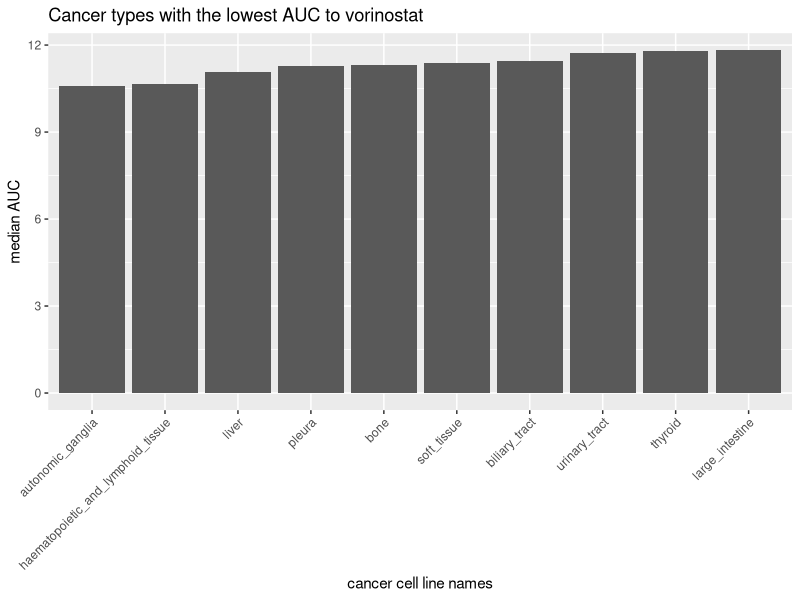
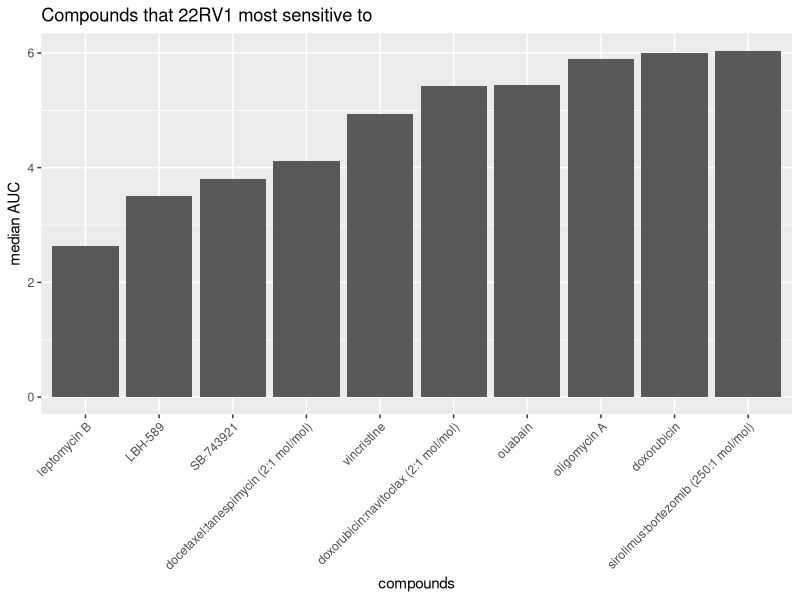
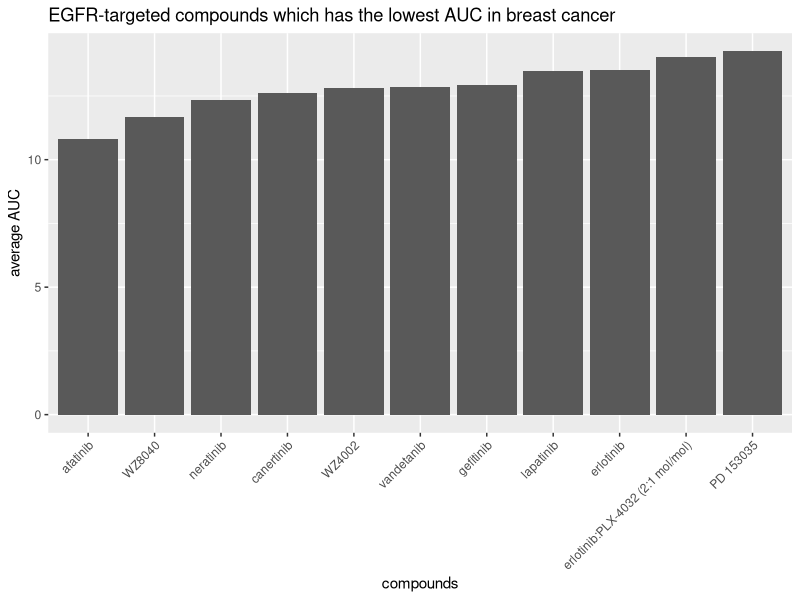

Here is the R script that generated these plots, in order:
## ---- chunk 1
knitr::opts_chunk$set(echo = TRUE)
## ---- chunk 2
library(tidyverse)
library(magrittr)
library(knitr)
## ---- chunk 3
auc_1 <- read.csv("CTRP_files/AUC_1.csv")
kable(head(auc_1))

auc_2 <- read.csv("CTRP_files/AUC_2.csv")
kable(head(auc_2))

cancer_cell_line <- read.csv("CTRP_files/cancer_cell_line_info.csv")
kable(head(cancer_cell_line))

compound <- read.csv("CTRP_files/compound_info.csv")
kable(head(compound))

experiment <- read.csv("CTRP_files/Experiment_info.csv")
kable(head(experiment))
## ---- chunk 4
ctrp_joined <- experiment %>%
  # I didn't know more than 2 tables can be joined!
  left_join(auc_1, auc_2, by = c("expt_id" = "experiment_id")) %>%
  left_join(cancer_cell_line, by = "master_ccl_id") %>%
  left_join(compound, by = "master_cpd_id") %>%
  glimpse()
## ---- chunk 5
ctrp_joined %>%
  filter(cpd_name == "vorinostat") %>%
  group_by(cancer_type) %>%
  # We use the median, in the case of multiple observations per cancer
  summarize(med_auc = median(area_under_curve)) %>%
  top_n(10, desc(med_auc)) %>%    # keep top 10
  ggplot(aes(x = reorder(cancer_type, med_auc), y = med_auc)) +
    geom_col() +
    labs(x = "cancer cell line names", y = "median AUC", 
         title = "Cancer types with the lowest AUC to vorinostat") +
    theme(axis.text.x = element_text(angle = 45, hjust = 1, vjust = 1))
## ---- chunk 6
ctrp_joined %>%
  filter(ccl_name == "22RV1") %>%
  group_by(cpd_name) %>%
  summarize(med_auc = median(area_under_curve)) %>%
  top_n(10, desc(med_auc)) %>%    # select top 10
  ggplot(aes(x = reorder(cpd_name, med_auc), y = med_auc)) +
    geom_col() +
    labs(x = "compounds", y = "median AUC", 
         title = "Compounds that 22RV1 most sensitive to") +
    theme(axis.text.x = element_text(angle = 45, hjust = 1, vjust = 1))
## ---- chunk 7
ctrp_joined %>%
  filter(cancer_type == "breast") %>%
  filter(grepl("^EGFR;|;EGFR;|;EGFR$|^EGFR$", gene_symbol_of_protein_target)) %>%
  group_by(cpd_name) %>%
  summarize(mean_auc = mean(area_under_curve)) %>%
  ggplot(aes(x = reorder(cpd_name, mean_auc), y = mean_auc)) +
    geom_col() +
    labs(x = "compounds", y = "average AUC",
         title = "EGFR-targeted compounds which has the lowest AUC in breast cancer") +
    theme(axis.text.x = element_text(angle = 45, hjust = 1, vjust = 1))
